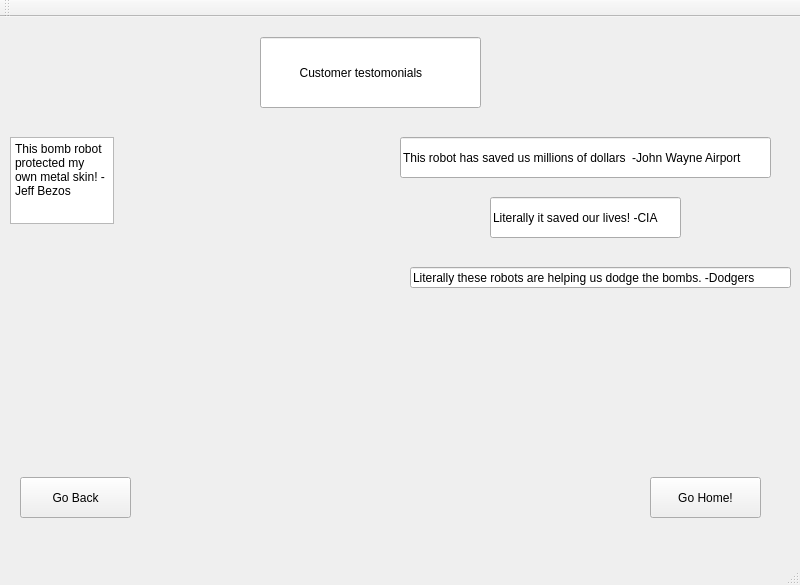
<?xml version="1.0" encoding="UTF-8"?>
<ui version="4.0">
 <class>MainWindow</class>
 <widget class="QMainWindow" name="MainWindow">
  <property name="geometry">
   <rect>
    <x>0</x>
    <y>0</y>
    <width>800</width>
    <height>585</height>
   </rect>
  </property>
  <property name="windowTitle">
   <string>MainWindow</string>
  </property>
  <widget class="QWidget" name="centralWidget">
   <widget class="QLineEdit" name="lineEdit">
    <property name="geometry">
     <rect>
      <x>260</x>
      <y>20</y>
      <width>221</width>
      <height>71</height>
     </rect>
    </property>
    <property name="text">
     <string>           Customer testomonials</string>
    </property>
   </widget>
   <widget class="QPlainTextEdit" name="plainTextEdit">
    <property name="geometry">
     <rect>
      <x>10</x>
      <y>120</y>
      <width>104</width>
      <height>87</height>
     </rect>
    </property>
    <property name="plainText">
     <string>This bomb robot protected my own metal skin! -Jeff Bezos</string>
    </property>
   </widget>
   <widget class="QLineEdit" name="lineEdit_2">
    <property name="geometry">
     <rect>
      <x>400</x>
      <y>120</y>
      <width>371</width>
      <height>41</height>
     </rect>
    </property>
    <property name="text">
     <string>This robot has saved us millions of dollars  -John Wayne Airport</string>
    </property>
   </widget>
   <widget class="QLineEdit" name="lineEdit_3">
    <property name="geometry">
     <rect>
      <x>490</x>
      <y>180</y>
      <width>191</width>
      <height>41</height>
     </rect>
    </property>
    <property name="text">
     <string>Literally it saved our lives! -CIA</string>
    </property>
   </widget>
   <widget class="QLineEdit" name="lineEdit_4">
    <property name="geometry">
     <rect>
      <x>410</x>
      <y>250</y>
      <width>381</width>
      <height>21</height>
     </rect>
    </property>
    <property name="text">
     <string>Literally these robots are helping us dodge the bombs. -Dodgers</string>
    </property>
   </widget>
   <widget class="QPushButton" name="pushButton">
    <property name="geometry">
     <rect>
      <x>20</x>
      <y>460</y>
      <width>111</width>
      <height>41</height>
     </rect>
    </property>
    <property name="text">
     <string>Go Back</string>
    </property>
   </widget>
   <widget class="QPushButton" name="pushButton_2">
    <property name="geometry">
     <rect>
      <x>650</x>
      <y>460</y>
      <width>111</width>
      <height>41</height>
     </rect>
    </property>
    <property name="text">
     <string>Go Home!</string>
    </property>
   </widget>
  </widget>
  <widget class="QMenuBar" name="menuBar">
   <property name="geometry">
    <rect>
     <x>0</x>
     <y>0</y>
     <width>800</width>
     <height>26</height>
    </rect>
   </property>
  </widget>
  <widget class="QToolBar" name="mainToolBar">
   <attribute name="toolBarArea">
    <enum>TopToolBarArea</enum>
   </attribute>
   <attribute name="toolBarBreak">
    <bool>false</bool>
   </attribute>
  </widget>
  <widget class="QStatusBar" name="statusBar"/>
 </widget>
 <layoutdefault spacing="6" margin="11"/>
 <resources/>
 <connections/>
</ui>
